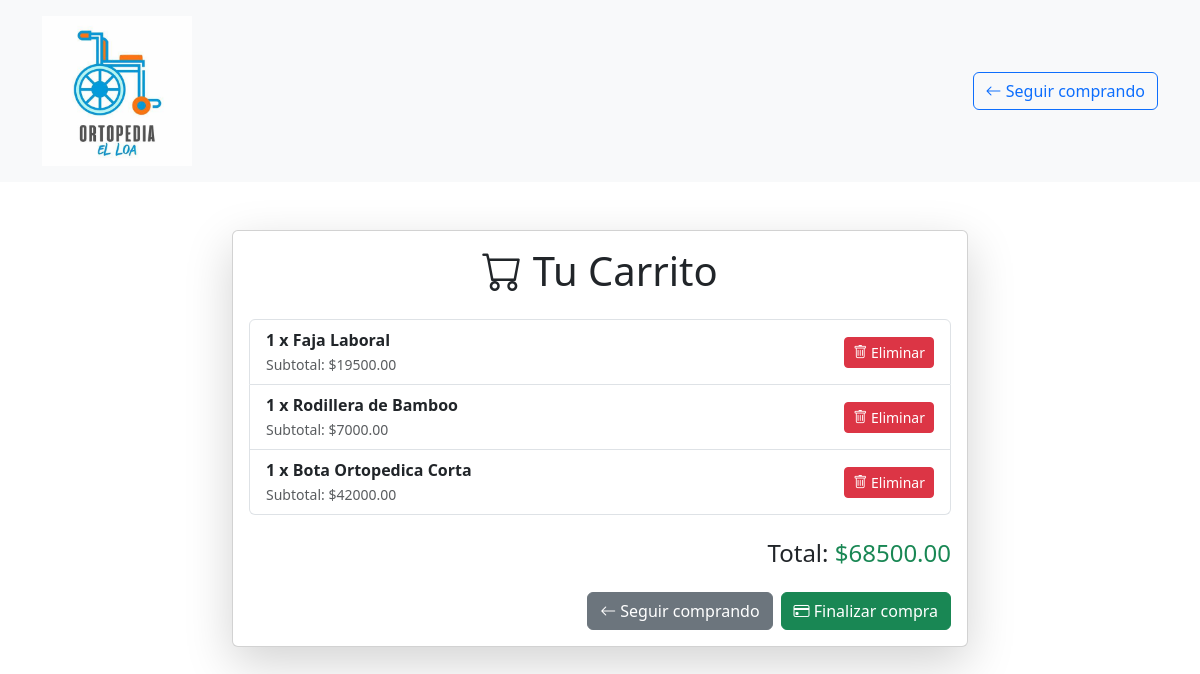
/carrito/carrito/ (signed in), run on the app's committed database.
### carrito/models.py (models this page shows, shortened)
class ItemCarrito(models.Model):
    carrito = models.ForeignKey(Carrito, on_delete=models.CASCADE, related_name='items')
    producto = models.ForeignKey(Producto, on_delete=models.CASCADE)
    cantidad = models.PositiveIntegerField(default=1)
    agregado_en = models.DateTimeField(auto_now_add=True)
    def subtotal(self):
        return self.cantidad * self.producto.precio

### productos/models.py (models this page shows, shortened)
class Producto(models.Model):
    nombre = models.CharField(max_length=200)
    descripcion = models.TextField()
    precio = models.DecimalField(max_digits=10, decimal_places=2)
    stock = models.IntegerField()
    categoria = models.ForeignKey(Categoria, on_delete=models.CASCADE)
    imagen = models.ImageField(upload_to='productos/')

### carrito/views.py (the view)
# urls.py: path('carrito/', ver_carrito, name='ver_carrito'),
@csrf_exempt
def ver_carrito(request):
    carrito = obtener_o_crear_carrito(request)
    total = carrito.total()  # Llamar al método total() del modelo
    return render(request, 'carrito/ver_carrito.html', {'carrito': carrito, 'total': total})

### carrito/models.py (called while the page is built)
    def total(self):
        return sum(item.subtotal() for item in self.items.all())

### carrito/views.py (called while the page is built)
@csrf_exempt
def obtener_o_crear_carrito(request):
    if request.user.is_authenticated:
        carrito, created = Carrito.objects.get_or_create(usuario=request.user)
    else:
        session_key = request.session.session_key
        if not session_key:
            request.session.create()  # Crea una nueva sesión si no existe
            session_key = request.session.session_key
        carrito, created = Carrito.objects.get_or_create(session_key=session_key, usuario=None)
    return carrito

### carrito/templates/carrito/ver_carrito.html (shortened to what this page needs)
<!DOCTYPE html>
<html lang="es">
<head>
    <link href="https://cdn.jsdelivr.net/npm/bootstrap@5.3.0/dist/css/bootstrap.min.css" rel="stylesheet">
    <link rel="stylesheet" href="https://cdn.jsdelivr.net/npm/bootstrap-icons/font/bootstrap-icons.css">
</head>
<body>
    <header class="bg-light py-3 mb-4">
        <div class="container d-flex justify-content-between align-items-center">
            <div>
                {% load static %}
                <img src="{% static 'images/logotipo.webp' %}" alt="Logo" class="img-fluid" style="max-width: 150px;">
            </div>
            <a href="{% url 'productos_lista' %}" class="btn btn-outline-primary">
                <i class="bi bi-arrow-left"></i> Seguir comprando
            </a>
        </div>
    </header>
    <div class="container my-5">
        <div class="row">
            <div class="col-md-8 offset-md-2">
                <div class="card shadow-lg">
                    <div class="card-body">
                        <h1 class="card-title text-center mb-4"><i class="bi bi-cart"></i> Tu Carrito</h1>
                        {% if carrito.items.all %}
                        <ul class="list-group mb-4">
                            {% for item in carrito.items.all %}
                            <li class="list-group-item d-flex justify-content-between align-items-center">
                                <div>
                                    <strong>{{ item.cantidad }} x {{ item.producto.nombre }}</strong>
                                    <br>
                                    <small class="text-muted">Subtotal: ${{ item.subtotal }}</small>
                                </div>
                                <a href="{% url 'eliminar_del_carrito' item.id %}" class="btn btn-danger btn-sm">
                                    <i class="bi bi-trash"></i> Eliminar
                                </a>
                            </li>
                            {% endfor %}
                        </ul>
                        <h4 class="text-end">Total: <span class="text-success">${{ total }}</span></h4>
                        <div class="d-flex justify-content-end mt-4">
                            <a href="{% url 'productos_lista' %}" class="btn btn-secondary">
                                <i class="bi bi-arrow-left"></i> Seguir comprando
                            </a>
                            <a href="{% url 'procesar_compra' %}" class="btn btn-success ms-2">
                                <i class="bi bi-credit-card"></i> Finalizar compra
                            </a>
                        </div>
                        {% endif %}
                    </div>
                </div>
            </div>
        </div>
    </div>
</body>
</html>

### data on the page
ItemCarrito: cantidad "1", producto.nombre "Faja Laboral", subtotal "19500.00"
ItemCarrito: cantidad "1", producto.nombre "Rodillera de Bamboo", subtotal "7000.00"
ItemCarrito: cantidad "1", producto.nombre "Bota Ortopedica Corta", subtotal "42000.00"

### other printed values
{{ total }} "68500.00"
